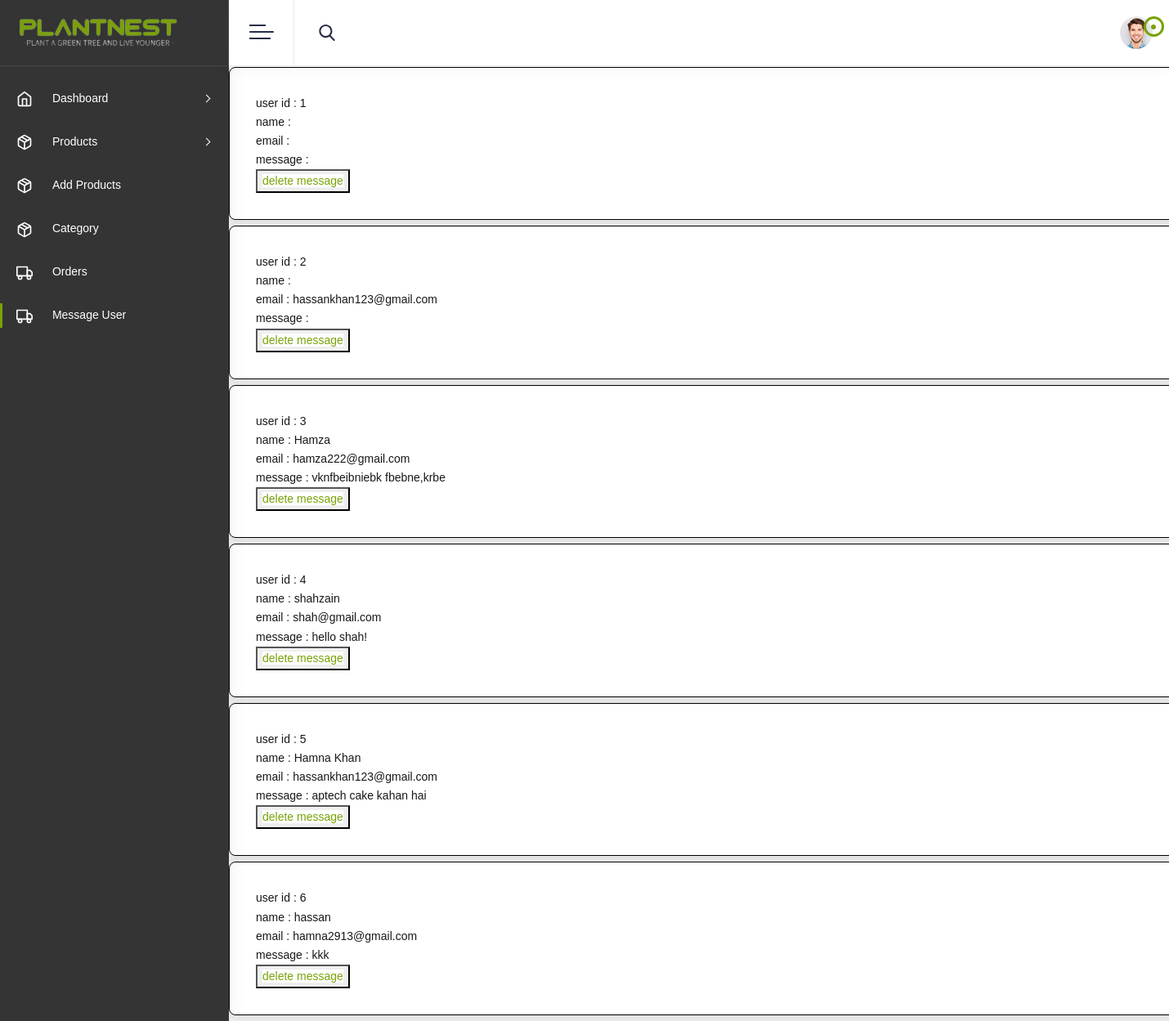
Screenshot of /admin/message.php (signed in) with the database file from the repository.
### tables this page shows
CREATE TABLE `message` (
  `user_id` int(255) NOT NULL,
  `name` varchar(200) NOT NULL,
  `email` varchar(255) NOT NULL,
  `feedback` varchar(200) NOT NULL
);

### admin/message.php (the view, shortened to what this page needs)
<!DOCTYPE html>
<html lang="zxx">
<head>
    <link rel="stylesheet" type="text/css" href="assets/css/fonts.css">
    <link rel="stylesheet" type="text/css" href="assets/css/bootstrap.min.css">
    <link rel="stylesheet" type="text/css" href="assets/css/font-awesome.min.css">
    <link rel="stylesheet" type="text/css" href="assets/css/icofont.min.css">
    <link rel="stylesheet" type="text/css" href="assets/css/style.css">
	<link rel="stylesheet" id="theme-change" type="text/css" href="#">
</head>
<body>
<?php
      include_once('nav.php')
      ?>
<h2>dsds</h2>
<section class="messages containers mt-5">
   <div class="box-container">
   <?php
      $sql = "SELECT * FROM `message` ";
   $res = mysqli_query($conn,$sql);
      if(mysqli_num_rows($res) > 0){
         while($fetch_message = mysqli_fetch_assoc($res)){
   ?>
   <div class="box container">
      <p> user id : <span><?php echo $fetch_message['user_id']; ?></span> </p>
      <p> name : <span><?php echo $fetch_message['name']; ?></span> </p>
      <p> email : <span><?php echo $fetch_message['email']; ?></span> </p>
      <p> message : <span><?php echo $fetch_message['feedback']; ?></span> </p>
      <button><a href="message.php?delete=<?php echo $fetch_message['user_id']; ?>" onclick="return confirm('delete this message?');" class="delete-btn">delete message</a>
      </button>
   </div>
   <?php
      };
   }else{
      echo '<p class="empty">you have no messages from users!</p>';
   }
   ?>
   </div>
</section>
      </body>
      </html>

### admin/message.php (style rules this page uses)
:root { --purple:red; --light-color:#666; --light-white:#ccc; --light-bg:#f5f5f5; --border:.1rem solid var(--black); --box-shadow:0 .5rem 1rem rgba(0,0,0,.1); }
.messages .box-container .box { display:inline-block; margin-left:280px; justify-content: center; background-color: white; overflow:hidden; padding: 2rem; border: var(--border); box-shadow: var(--box-shadow); border-radius: 0.5rem; }
.messages .box-container .box .delete-btn { margin-top: 0; background: white; color: #79A206; }

### rows the page displays
message: user_id "1"
message: user_id "2", email "hassankhan123@gmail.com"
message: user_id "3", name "Hamza", email "hamza222@gmail.com", feedback "vknfbeibniebk fbebne,krbe"
message: user_id "4", name "shahzain", email "shah@gmail.com", feedback "hello shah!"
message: user_id "5", name "Hamna Khan", email "hassankhan123@gmail.com", feedback "aptech cake kahan hai"
message: user_id "6", name "hassan", email "hamna2913@gmail.com", feedback "kkk"
